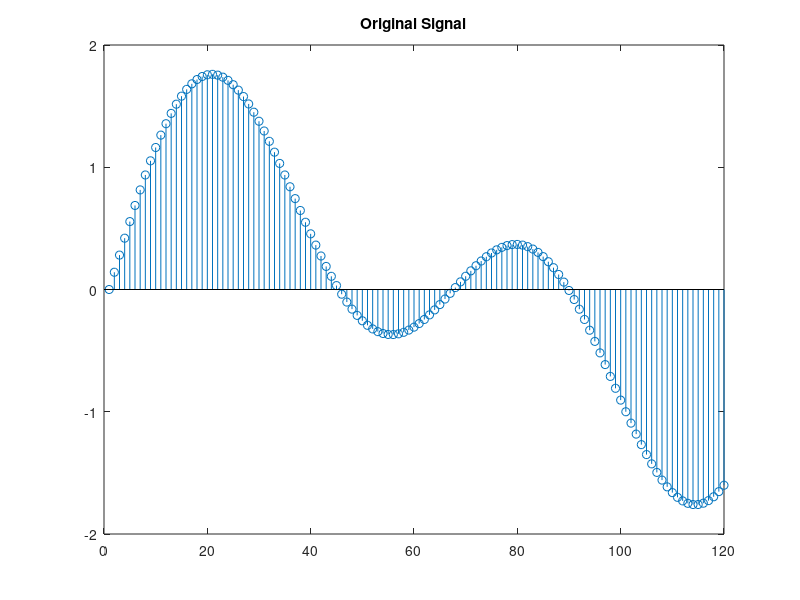
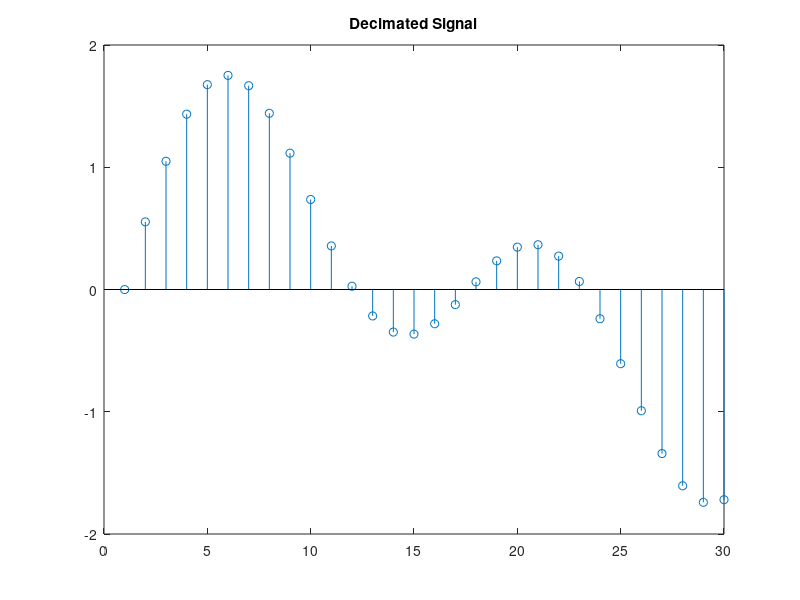

MATLAB code for these plots, in order:
clc;
close all;
t = 0:.00025:1;                      % Time vector
x = sin(2*pi*30*t) + sin(2*pi*60*t);
y = decimate(x,4);
stem(x(1:120)), axis([0 120 -2 2])   % Original signal
title('Original Signal');
figure
stem(y(1:30))                        % Decimated signal
title('Decimated Signal');
